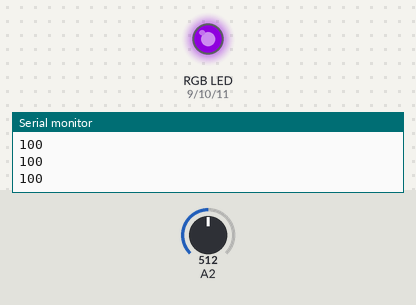
A sketch run on a simulated Arduino Uno, built with avr-gcc and run on an emulated ATmega328P. Shown: an RGB LED mixed from three pins (HIGH = lit), the last lines printed to the serial monitor. Inputs (shaded band) come from the test bench; at power-on: A2 = 512. Dim RGB values are drawn brighter than linear.

Above: at 1.2 s.
1.3 s: A2 set to 716
At 2.1 s:
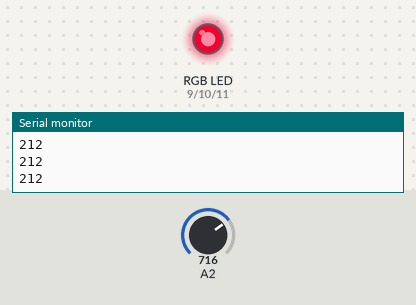
2.8 s: A2 set to 900
At 3.3 s:
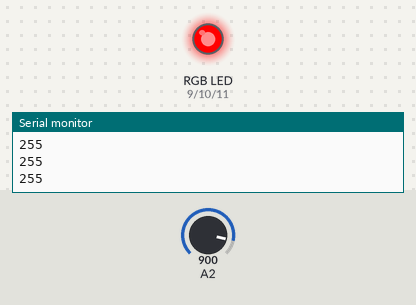
4.3 s: A2 set to 803
5.8 s: A2 set to 778
At 6.7 s:
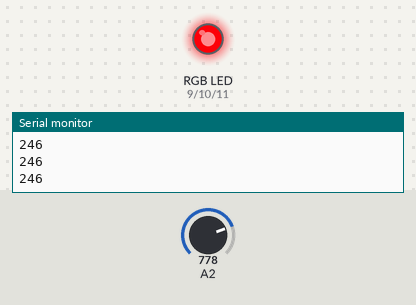
7.3 s: A2 set to 306
At 7.9 s:
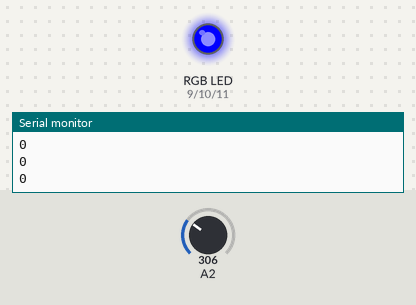
8.8 s: A2 set to 345
At 9.1 s:
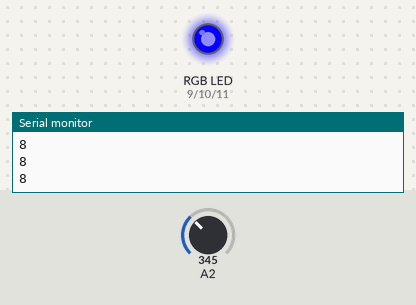
Timing chart, 0 to 11.3 s (numbered marks = the images above; inputs shaded):
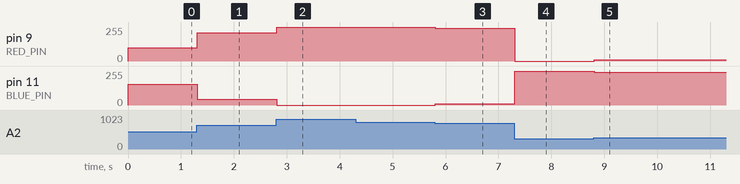

The sketch:

lightSencor_color.ino
```cpp
const int RED_PIN   = 9;    // LED pins must be PWM pins (marked ~)
const int GREEN_PIN = 10;
const int BLUE_PIN  = 11;
int potValue = 0;

int redLevel = 0;
int blueLevel = 0;

// Change this to match your LED:
// true  = common anode   (common leg connected to 5V)
// false = common cathode (common leg connected to GND)
const bool COMMON_ANODE = false;


int FADE_DELAY = 10;
void setup() {
  pinMode(RED_PIN, OUTPUT);
  pinMode(GREEN_PIN, OUTPUT);
  pinMode(BLUE_PIN, OUTPUT);
  Serial.begin(9600);
}

void loop() {

  potValue = analogRead(A2);
  fadeColour(potValue);

  delay(FADE_DELAY);
}

// Works out the colour for a position in the rainbow (0 to 510)
// and sends it to the LED.
void fadeColour(int pos) {

  int lightValue = constrain(pos, 330, 794);
  redLevel = map(lightValue, 330, 794, 0, 255);
  blueLevel = 255 - redLevel;

  if (COMMON_ANODE) {
    redLevel   = 255 - redLevel;
    blueLevel  = 255 - blueLevel;
  }
  analogWrite(RED_PIN, redLevel);
  analogWrite(GREEN_PIN, 0);
  analogWrite(BLUE_PIN, blueLevel);
  Serial.println(redLevel);
}
```

Measured:
- after the input at 1.3 s, pin 9 (RED_PIN): 100/255 → 212/255 at once; pin 11 (BLUE_PIN): 155/255 → 43/255 at once
- after the input at 2.8 s, pin 9 (RED_PIN): 212/255 → 255/255 at once; pin 11 (BLUE_PIN): 43/255 → 0/255 at once
- after the input at 5.8 s, pin 9 (RED_PIN): 255/255 → 246/255 at once; pin 11 (BLUE_PIN): 0/255 → 9/255 at once
- after the input at 7.3 s, pin 9 (RED_PIN): 246/255 → 0/255 at once; pin 11 (BLUE_PIN): 9/255 → 255/255 at once
- after the input at 8.8 s, pin 9 (RED_PIN): 0/255 → 8/255 at once; pin 11 (BLUE_PIN): 255/255 → 247/255 at once
